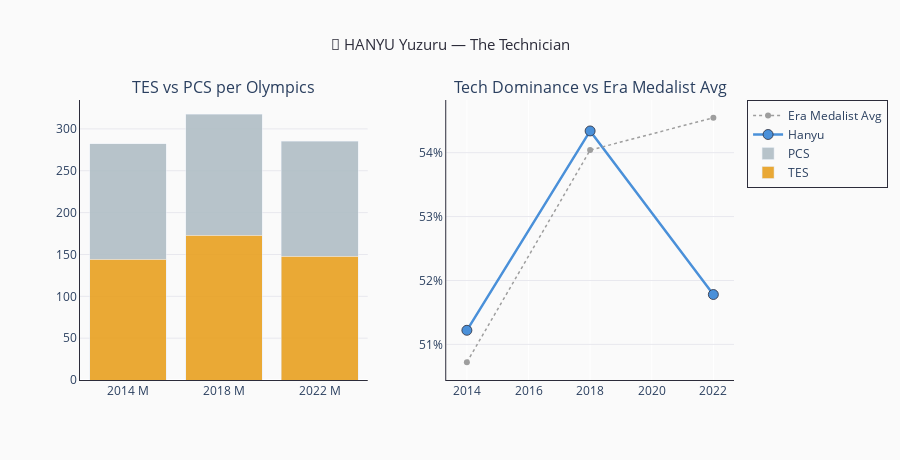

Notebook cell for this chart:
### Code cell
last   = 'HANYU'
meta   = LEGENDS[last]
skater = df_agg[df_agg['skater'].str.upper().str.contains(last)].sort_values('year')

fig_h = make_subplots(
    rows=1, cols=2,
    subplot_titles=['TES vs PCS per Olympics', 'Tech Dominance vs Era Medalist Avg'],
    column_widths=[0.5, 0.5], horizontal_spacing=0.12
)

event_labels = skater['year'].astype(str) + ' ' + skater['gender']

fig_h.add_trace(go.Bar(name='TES', x=event_labels, y=skater['tes_total'],
    marker_color=GOLD_COLOR, opacity=0.9,
    hovertemplate='<b>TES</b>: %{y:.2f}<extra></extra>'), row=1, col=1)

fig_h.add_trace(go.Bar(name='PCS', x=event_labels, y=skater['pcs_total'],
    marker_color='#b0bec5', opacity=0.9,
    hovertemplate='<b>PCS</b>: %{y:.2f}<extra></extra>'), row=1, col=1)

era_avg = (
    df_agg[
        df_agg['year'].isin(skater['year']) &
        df_agg['gender'].isin(skater['gender']) &
        df_agg['medal'].isin([1, 2, 3])
    ].groupby('year')['tech_dominance'].mean().reset_index()
)

fig_h.add_trace(go.Scatter(
    x=skater['year'], y=skater['tech_dominance'],
    mode='lines+markers', name='Hanyu',
    line=dict(color=meta['color'], width=2.5),
    marker=dict(size=10, color=meta['color'], line=dict(color=SPINE_COLOR, width=0.8)),
    hovertemplate='Year: %{x}<br>Tech Dom: %{y:.1%}<extra></extra>'), row=1, col=2)

fig_h.add_trace(go.Scatter(
    x=era_avg['year'], y=era_avg['tech_dominance'],
    mode='lines+markers', name='Era Medalist Avg',
    line=dict(color='#9e9e9e', width=1.5, dash='dot'),
    marker=dict(size=6, color='#9e9e9e'),
    hovertemplate='Year: %{x}<br>Medalist Avg: %{y:.1%}<extra></extra>'), row=1, col=2)

fig_h.update_layout(
    barmode='stack',
    title=dict(text=f'{meta["emoji"]} HANYU Yuzuru — {meta["label"]}',
               font=dict(size=15, color=SPINE_COLOR), x=0.5, xanchor='center'),
    plot_bgcolor=BG_COLOR, paper_bgcolor=BG_COLOR,
    legend=dict(bordercolor=SPINE_COLOR, borderwidth=1),
    hoverlabel=dict(bgcolor='white', bordercolor=SPINE_COLOR, font_size=12),
    width=900, height=460
)
fig_h.update_yaxes(gridcolor='#e8e8ee', linecolor=SPINE_COLOR)
fig_h.update_xaxes(linecolor=SPINE_COLOR)
fig_h.update_yaxes(tickformat='.0%', row=1, col=2)
fig_h.show()

### Figure 1 — Plotly figure (JSON) as saved in the notebook; plotly's stock layout.template omitted (floating-point values rounded to 4 significant figures)
{"data": [{"hovertemplate": "<b>TES</b>: %{y:.2f}<extra></extra>", "marker": {"color": "#e8a020"}, "name": "TES", "opacity": 0.9, "type": "bar", "x": ["2014 M", "2018 M", "2022 M"], "xaxis": "x", "y": [144.5, 172.7, 147.7], "yaxis": "y"}, {"hovertemplate": "<b>PCS</b>: %{y:.2f}<extra></extra>", "marker": {"color": "#b0bec5"}, "name": "PCS", "opacity": 0.9, "type": "bar", "x": ["2014 M", "2018 M", "2022 M"], "xaxis": "x", "y": [137.6, 145.1, 137.5], "yaxis": "y"}, {"hovertemplate": "Year: %{x}<br>Tech Dom: %{y:.1%}<extra></extra>", "line": {"color": "#4a90d9", "width": 2.5}, "marker": {"color": "#4a90d9", "line": {"color": "#2c2c3a", "width": 0.8}, "size": 10}, "mode": "lines+markers", "name": "Hanyu", "type": "scatter", "x": [2014, 2018, 2022], "xaxis": "x2", "y": [0.5122, 0.5434, 0.5178], "yaxis": "y2"}, {"hovertemplate": "Year: %{x}<br>Medalist Avg: %{y:.1%}<extra></extra>", "line": {"color": "#9e9e9e", "dash": "dot", "width": 1.5}, "marker": {"color": "#9e9e9e", "size": 6}, "mode": "lines+markers", "name": "Era Medalist Avg", "type": "scatter", "x": [2014, 2018, 2022], "xaxis": "x2", "y": [0.5072, 0.5404, 0.5455], "yaxis": "y2"}], "layout": {"annotations": [{"font": {"size": 16}, "showarrow": false, "text": "TES vs PCS per Olympics", "x": 0.22, "xanchor": "center", "xref": "paper", "y": 1, "yanchor": "bottom", "yref": "paper"}, {"font": {"size": 16}, "showarrow": false, "text": "Tech Dominance vs Era Medalist Avg", "x": 0.78, "xanchor": "center", "xref": "paper", "y": 1, "yanchor": "bottom", "yref": "paper"}], "barmode": "stack", "height": 460, "hoverlabel": {"bgcolor": "white", "bordercolor": "#2c2c3a", "font": {"size": 12}}, "legend": {"bordercolor": "#2c2c3a", "borderwidth": 1}, "paper_bgcolor": "#fafafa", "plot_bgcolor": "#fafafa", "title": {"font": {"color": "#2c2c3a", "size": 15}, "text": "🧊 HANYU Yuzuru — The Technician", "x": 0.5, "xanchor": "center"}, "width": 900, "xaxis": {"anchor": "y", "domain": [0, 0.44], "linecolor": "#2c2c3a"}, "xaxis2": {"anchor": "y2", "domain": [0.56, 1], "linecolor": "#2c2c3a"}, "yaxis": {"anchor": "x", "domain": [0, 1], "gridcolor": "#e8e8ee", "linecolor": "#2c2c3a"}, "yaxis2": {"anchor": "x2", "domain": [0, 1], "gridcolor": "#e8e8ee", "linecolor": "#2c2c3a", "tickformat": ".0%"}}}
